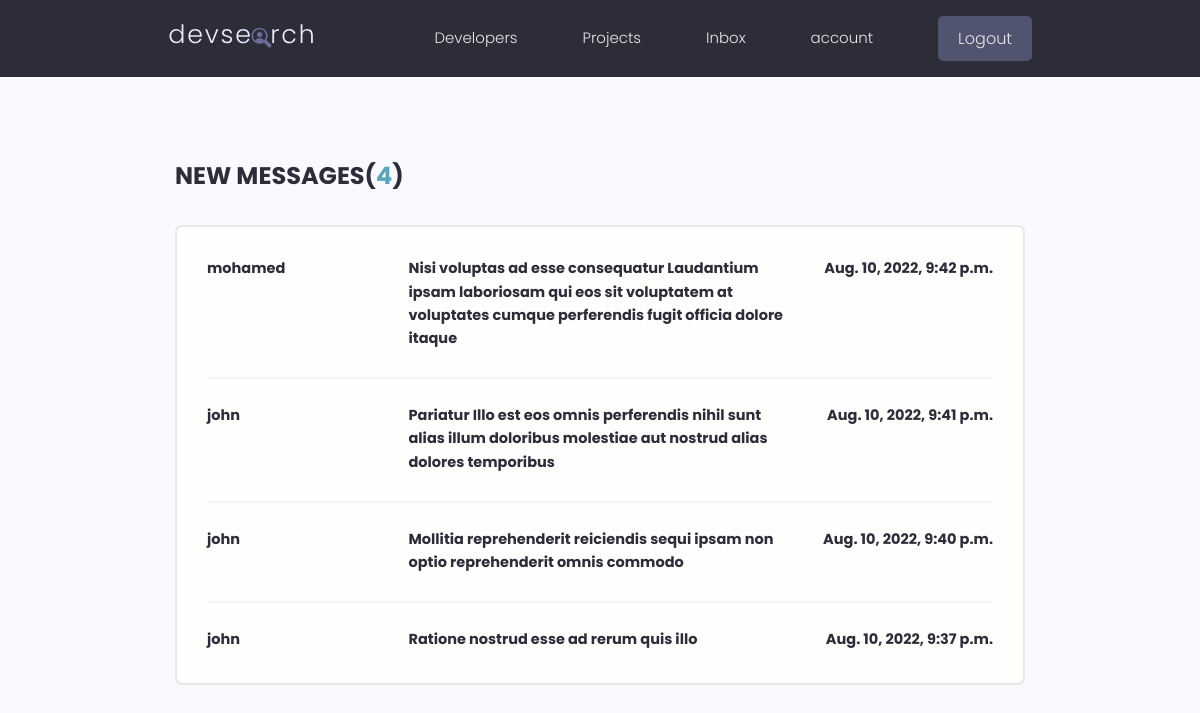
Before: /inbox/ (signed in) with the older database file.
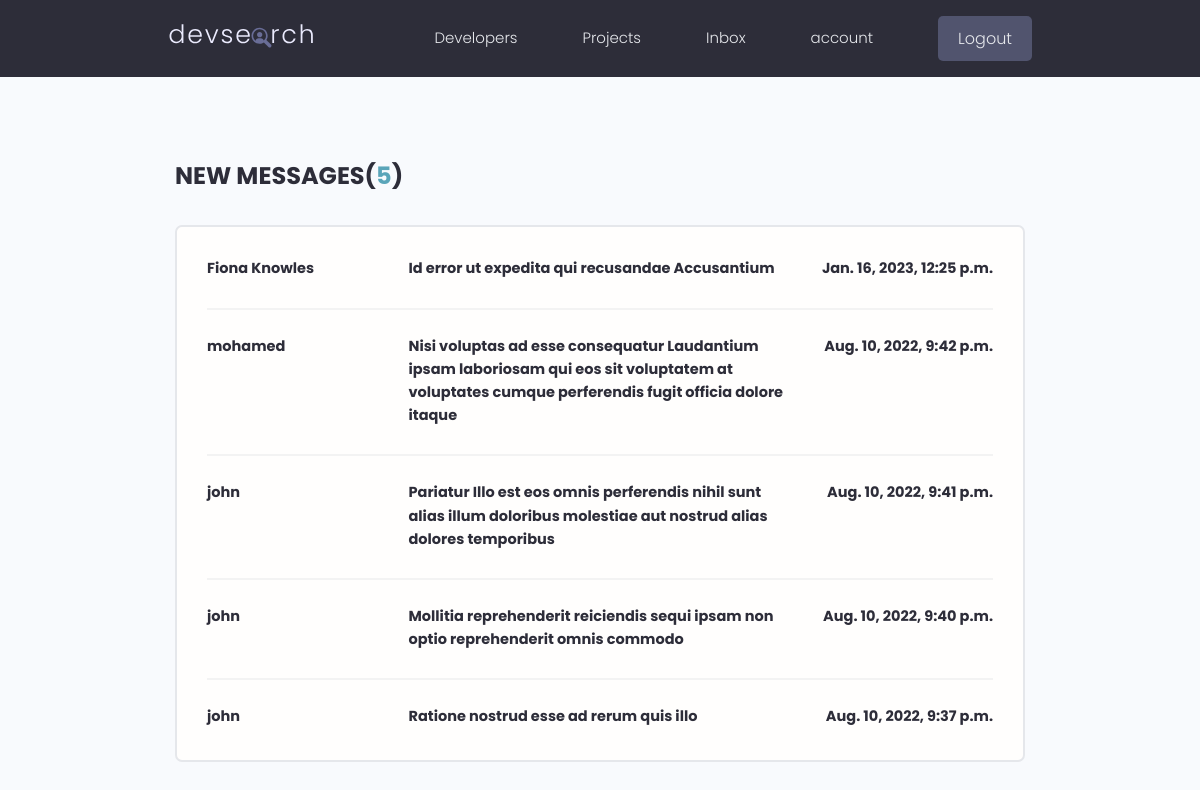
After: the same page with the newer database file.
### users/models.py (models this page shows, shortened)
class Message(models.Model):
    id = models.UUIDField(default=uuid.uuid4, unique=True, primary_key=True, editable=False)
    sender = models.ForeignKey(Profile, on_delete=models.SET_NULL, null=True, blank=True, related_name="sender")
    recipient = models.ForeignKey(Profile, on_delete=models.CASCADE, related_name="recipient")
    name = models.CharField(max_length=200, null=True, blank=True)
    email = models.EmailField(max_length=200, null=True, blank=True)
    subject = models.CharField(max_length=200)
    body = models.TextField()
    is_read = models.BooleanField(default=False)
    created = models.DateTimeField(auto_now_add=True)
    class Meta:
        ordering = ['is_read', '-created', 'subject']

### users/views.py (the view)
# urls.py: path('inbox/', views.inbox, name="inbox"),
@login_required
def inbox(request):
    profile =  Profile.objects.get(user_name=request.user.username)
    inbox_messages = profile.recipient.all()
    un_read_count = inbox_messages.filter(is_read=False).count()
    context = {"inbox_messages": inbox_messages,
                "un_read_count": un_read_count}
    return render(request, "users/inbox.html", context)

### utils/fixImage.py (called while the page is built)
def fixImage(parent, self, name, path):
    if not getattr(self, name):
        image = {
            name: path
        }
        parent.objects.filter(id=self.id).update(**image)
        setattr(self, name, {
            'url': f'/media/{path}'
        })

### users/templates/users/inbox.html
{% extends 'main.html' %} {% block content %}
<main class="inbox my-xl">
    <div class="content-box">
        <h3 class="inbox__title">New Messages(<span>{{un_read_count}}</span>)</h3>
        <ul class="messages">
            {% for message in inbox_messages %}
            {% if message.is_read %}
            <li class="message">
            {% else %}
            <li class="message message--unread">
            {% endif %}
                <a href="{% url 'message' message.id %}">
                    <span class="message__author">{{message.name}}</span>
                    <span class="message__subject"
                        >{{message.subject}}</span
                    >
                    <span class="message__date">{{message.created}}</span>
                </a>
            </li>
            {% endfor %}
        </ul>
    </div>
</main>
{% endblock %}

Changed rows visible on the page:
added Message: name "Fiona Knowles", subject "Id error ut expedita qui recusandae Accusantium", created "Jan. 16, 2023, 12:25 p.m."
Other visible differences:
{{ un_read_count }}: "4" → "5"
